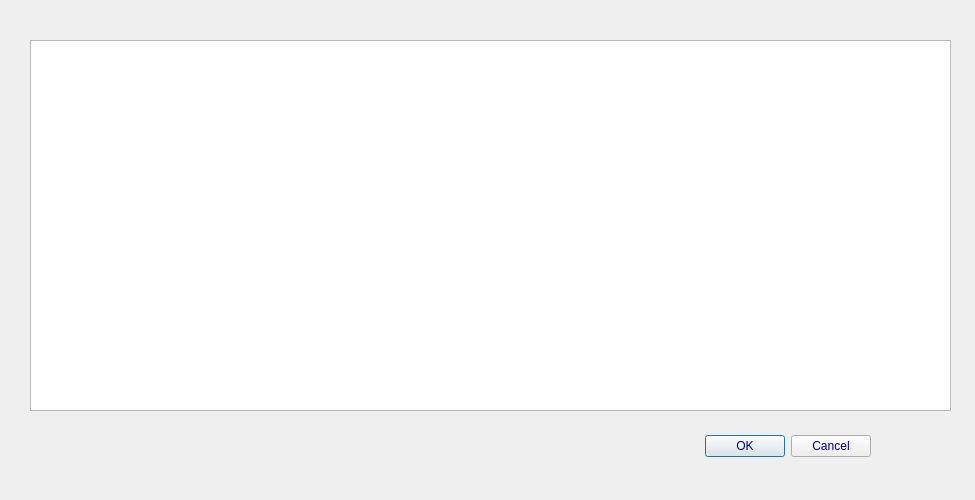
<?xml version="1.0" encoding="UTF-8"?>
<ui version="4.0">
 <class>affi_client</class>
 <widget class="QDialog" name="affi_client">
  <property name="geometry">
   <rect>
    <x>0</x>
    <y>0</y>
    <width>975</width>
    <height>500</height>
   </rect>
  </property>
  <property name="windowTitle">
   <string>Dialog</string>
  </property>
  <property name="styleSheet">
   <string notr="true">background-image: url(:/back2.png);</string>
  </property>
  <widget class="QDialogButtonBox" name="buttonBox">
   <property name="geometry">
    <rect>
     <x>530</x>
     <y>430</y>
     <width>341</width>
     <height>32</height>
    </rect>
   </property>
   <property name="styleSheet">
    <string notr="true">
color: rgb(0, 0, 127);</string>
   </property>
   <property name="orientation">
    <enum>Qt::Horizontal</enum>
   </property>
   <property name="standardButtons">
    <set>QDialogButtonBox::Cancel|QDialogButtonBox::Ok</set>
   </property>
  </widget>
  <widget class="QTableView" name="tab_affi_client">
   <property name="geometry">
    <rect>
     <x>30</x>
     <y>40</y>
     <width>921</width>
     <height>371</height>
    </rect>
   </property>
  </widget>
 </widget>
 <resources/>
 <connections>
  <connection>
   <sender>buttonBox</sender>
   <signal>accepted()</signal>
   <receiver>affi_client</receiver>
   <slot>accept()</slot>
   <hints>
    <hint type="sourcelabel">
     <x>248</x>
     <y>254</y>
    </hint>
    <hint type="destinationlabel">
     <x>157</x>
     <y>274</y>
    </hint>
   </hints>
  </connection>
  <connection>
   <sender>buttonBox</sender>
   <signal>rejected()</signal>
   <receiver>affi_client</receiver>
   <slot>reject()</slot>
   <hints>
    <hint type="sourcelabel">
     <x>316</x>
     <y>260</y>
    </hint>
    <hint type="destinationlabel">
     <x>286</x>
     <y>274</y>
    </hint>
   </hints>
  </connection>
 </connections>
</ui>
